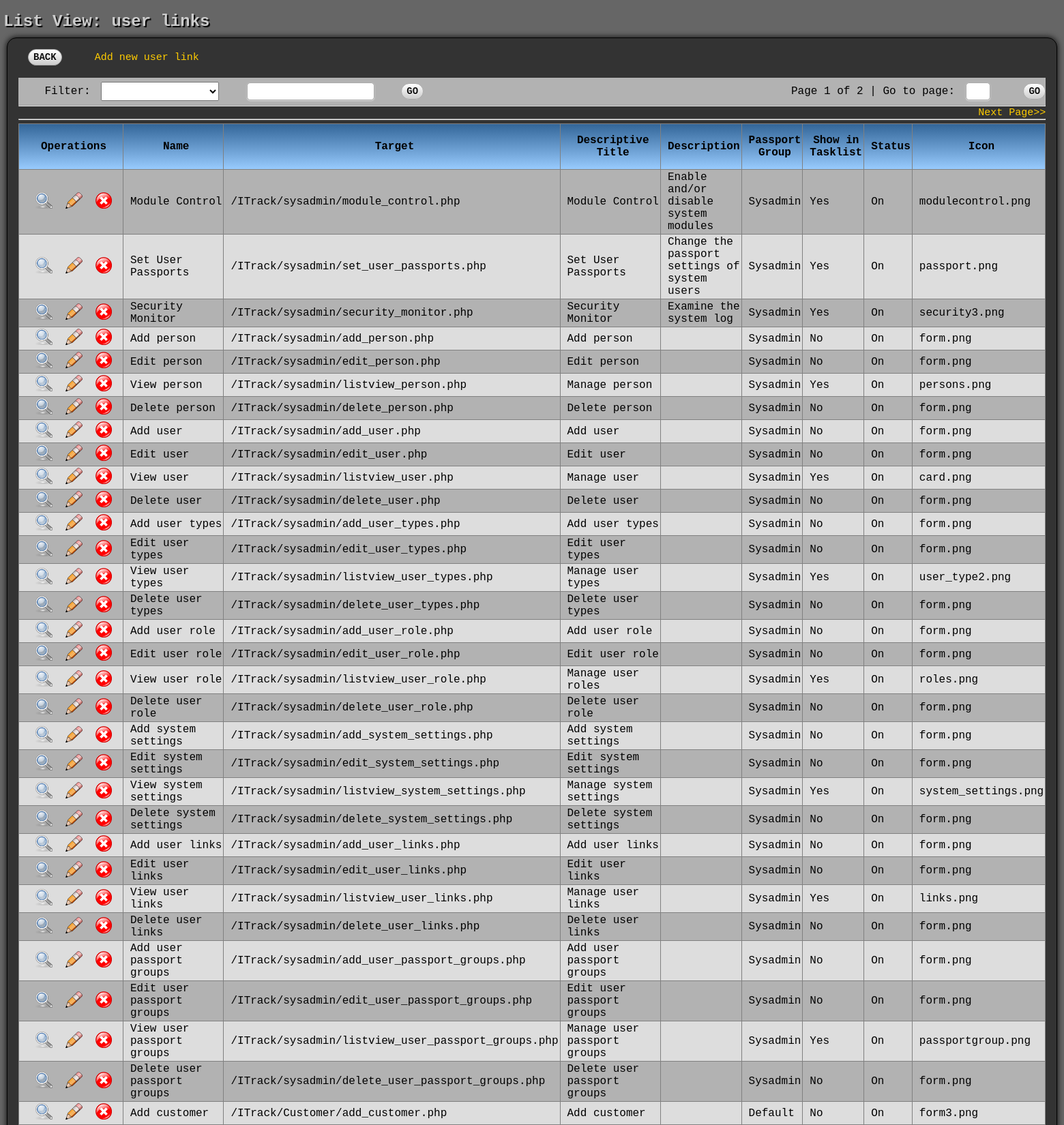
The page /htdocs/ITrack/sysadmin/listview_user_links.php (signed in, upper part) on the database its author committed.
### tables this page shows
CREATE TABLE IF NOT EXISTS `user_links` (
  `link_id` int(11) NOT NULL AUTO_INCREMENT,
  `name` varchar(255) NOT NULL,
  `target` varchar(255) NOT NULL,
  `descriptive_title` varchar(255) NOT NULL,
  `description` text NOT NULL,
  `passport_group_id` int(11) NOT NULL,
  `show_in_tasklist` varchar(255) NOT NULL,
  `status` varchar(255) NOT NULL,
  `icon` varchar(255) NOT NULL,
  PRIMARY KEY (`link_id`)
);

### htdocs/ITrack/core/cobalt_core.php (called while the page is built, shortened)
<?php
function init_cobalt($required_passport=null)
{
    require_once 'data_abstraction_class.php';
    require_once 'html_class.php';
}
function check_link($Link, $user='')
{
    if($user=='') $user = $_SESSION['user'];
    $in_passport=FALSE;
    $data_con = new data_abstraction;
    $data_con->set_fields('link_id, status');
    $data_con->set_table('user_links');
    $data_con->set_where("Name='$Link'");
    if($result = $data_con->make_query())
    {
        $data = $result->fetch_assoc();
        if(is_array($data)) extract($data);
    }
    else die("The query failed while attempting to check the passport: " . $data_con->error);
    if($status=='On')
    {
        $data_con = new data_abstraction;
        $data_con->set_fields('link_id');
        $data_con->set_table('user_passport');
        $data_con->set_where("username='$user' AND link_id='$link_id'");
        if($data_con->make_query())
        {
            $numrows = $data_con->num_rows;
        }
        else die("Failed checking $link_id in passport of $user" . $data_con->error);
        if ($numrows==1) $in_passport=TRUE;
    }
    return $in_passport;
}

### htdocs/ITrack/core/data_abstraction_class.php (called while the page is built, shortened)
<?php
class data_abstraction
{
    var $mysqli='';
    var $db_host='localhost';
    var $db_user='root';
    var $db_pass='';
    var $db_use='itrack';
    var $query='';
    var $connection_exists=FALSE;
    var $tables='';
    var $selected_fields='';
    var $values='';
    var $where_clause='';
    var $limit_clause='';
    var $query_type='SELECT';
    function close_db()
    {
        if($this->mysqli)
        {
            $this->connection_exists = FALSE;
        }
    }
    function connect_db()
    {
        $this->mysqli = new mysqli($this->db_host,$this->db_user,$this->db_pass,$this->db_use);
        $this->connection_exists = TRUE;
        return $this->mysqli;
    }
    function execute_query($query='')
    {
        if($this->connection_exists == FALSE)
        {
            $this->mysqli = $this->connect_DB();
            $this->mysqli->real_query("SET NAMES 'utf8'");
        }
        $this->mysqli->real_query($this->query) or error_handler('Database error.',$this->mysqli->error);
        if($this->query_type == "SELECT")
        {
            $result = $this->mysqli->store_result();
            $this->num_rows = $result->num_rows;
            return $result;
        }
        elseif($this->query_type == "INSERT")
        {
            $this->auto_id = $this->mysqli->insert_id;
            $this->error = $this->mysqli->error;
        }
        else
        {
            $this->affected_rows = $this->mysqli->affected_rows;
        }
    }
    function make_query($execute=TRUE, $log=TRUE)
    {
        $this->query_type = strtoupper($this->query_type);
        $this->query = $this->query_type . ' ';
        switch($this->query_type)
        {
            case "SELECT":	$this->query .=  $this->selected_fields . ' FROM ' . $this->tables;
                            if($this->where_clause != '') $this->query .= ' WHERE ' . $this->where_clause;
                          	if($this->limit_clause != '') $this->query .= ' LIMIT ' . $this->limit_clause;
                            break;
            case "INSERT":	$this->query .= 'INTO ' . $this->tables . '(' .  $this->selected_fields . ') VALUES(' . $this->values . ')';
                            break;
        }
        if($execute)
        {
            $result = $this->execute_query();
        }
        return $result;
    }
    function set_fields($new_fields)
    {
         $this->selected_fields = $new_fields;
    }
    function set_limit($offset, $limit)
    {
        $this->limit_clause = $offset . ', ' . $limit;
    }
    function set_query_type($new_query_type)
    {
        $this->query_type = $new_query_type;
    }
    function set_table($new_table)
    {
        $this->tables = $new_table;
    }
    function set_values($new_values)
    {
        $this->values = $new_values;
    }
    function set_where($new_where_clause)
    {
        $this->where_clause = $new_where_clause;
    }
}
?>

### htdocs/ITrack/core/subclasses/user_links_dd.php (called while the page is built, shortened)
<?php
class user_links_dd
{
    static function load_dictionary()
    {
        return $fields;
    }
    static function load_relationships()
    {
        $relations = array('1'=>array('type'=>'1-1',
                                      'table'=>'user_passport_groups',
                                      'link_parent'=>'passport_group_id',
                                      'link_child'=>'passport_group_id',
                                      'link_subtext'=>array('passport_group'),
                                      'where_clause'=>'')
                          );
        return $relations;
    }
    static function load_subclass_info()
    {
        $subclasses = array('html_file'=>'user_links_html.php',
                            'html_class'=>'user_links_html',
                            'data_file'=>'user_links.php',
                            'data_class'=>'user_links');
        return $subclasses;
    }
}

### htdocs/ITrack/sysadmin/listview_user_links.php (the view, shortened to what this page needs)
<?php
$html = new user_links_html;
$html->get_listview_fields();
$lst_fields = $html->lst_fields;
$arr_fields = $html->arr_fields;
$arr_field_labels = $html->arr_field_labels;
$data_con = new user_links;
$data_con->get_join_clause();
$data_con->set_table($data_con->join_clause);
$data_con->set_fields($lst_fields);
$data_con->make_query();
$total_records = $data_con->num_rows;
require_once 'paged_result_class.php';
$results_per_page = 50;
$pager = new paged_result($total_records, $results_per_page);
$pager->get_page_data($result_pager, $current_page);
$current_page = $pager->current_page;
$data_con->set_limit($pager->offset, $pager->records_per_page);
?>
<fieldset class="container">
<table width="100%" border="0" cellpadding="0" cellspacing="0">
<tr>
    <td align="left" colspan="2">
    <?php
    if(check_link('Add user links')) echo "&nbsp; &nbsp; <a href='add_user_links.php?filter_field_used=$enc_filter_field&filter_used=$enc_filter&page_from=$current_page'>Add new user link</a>";
    ?>
    <br><br>
    </td>
</tr>
<tr class="listRowEven">
    <td align="left">
    &nbsp; &nbsp; Filter:
    </td>
    <td align=right>
    <?php echo $pager->draw_paged_result('onKeyPress="submitenter(this,event)"'); ?>
    </td>
</tr>
<?php echo $pager->draw_nav_links($enc_filter, $enc_filter_field);?>
<tr>
    <td colspan="2">
    <hr>
    </td>
</tr>
</table>
<table border=1 width=100% class="listView">
<tr class="listRowHead">
    <td class="oper_col">Operations</td>
    <?php
    foreach($arr_field_labels as $label)
    {
        echo '<td>' . $label . '</td>';
    }
    ?>
</tr>
<?php
    if($result = $data_con->make_query())
    {
        while($row = $result->fetch_assoc())
        {
            if($a%2 == 0) $class = 'listRowEven';
            else $class = 'listRowOdd';
            $a++;
            extract($row);
            echo "<tr class=$class><td align='center'><a href='detailview_user_links.php?filter_field_used=$enc_filter_field&filter_used=$enc_filter&page_from=$current_page&link_id=$link_id'><img src='../images/view.png' alt='View' title='View'></a>";
            if(check_link('Edit user links')) echo "&nbsp;&nbsp;<a href='edit_user_links.php?filter_field_used=$enc_filter_field&filter_used=$enc_filter&page_from=$current_page&link_id=$link_id'><img src='../images/edit.png' alt='Edit' title='Edit'></a>";
            if(check_link('Delete user links')) echo "&nbsp;&nbsp;<a href='delete_user_links.php?filter_field_used=$enc_filter_field&filter_used=$enc_filter&page_from=$current_page&link_id=$link_id'><img src='../images/delete.png' alt='Delete' title='Delete'></a>";
            echo '</td>';
            foreach($arr_fields as $field)
            {
                if(is_array($field))
                {
                    echo '<td class="listCell">';
                    foreach($field as $subtext)
                    {
                        echo htmlentities($$subtext, ENT_QUOTES) . ' ';
                    }
                    echo '</td>';
                }
                else
                {
                    echo '<td class="listCell">' . htmlentities($$field, ENT_QUOTES) . '</td>';
                }
            }
            echo "</tr>\n";
        }
    }
    else error_handler('Encountered an error while retrieving records.', $data_con->error);
?>
</table>
<?php
echo '</fieldset>';

### htdocs/ITrack/css/cobalt.css (style rules this page uses)
* { padding: 0; margin: 0; }
a:link { font-size: 15px; font-family: "Calibri", "Courier New", monospace, sans, verdana, Arial, Helvetica, sans-serif; text-decoration:none; color: #ffcc00; }
body { background-color: #666666; font-family: "Calibri", "Courier New", monospace, sans, verdana; font-size: 16px; margin-right: 0px; margin-left: 0px; margin-top: 0px; margin-bottom: 0px; text-align: left; }
fieldset { border-radius: 4px; -moz-border-radius: 4px; -webkit-border-radius: 4px; background: #eee; }
fieldset.container { border-radius: 14px; -moz-border-radius: 14px; -webkit-border-radius: 14px; background: #333; border: #000 solid 1px; margin: 10px; padding-top: 1em; padding-left: 1em; padding-right: 1em; padding-bottom: 2em; -moz-box-shadow: 0px 0px 10px #000; -webkit-box-shadow: 0px 0px 10px #000; box-shadow: 0px 0px 10px #000; }
img { border-style: none; }
.listRowEven { background-color: #b2b2b2; }
.listRowHead { background-color: #336699; font-weight: bold; text-align: center; background: -webkit-gradient(linear, left top, left bottom, from(#336699), to(#99ccff)); background: -moz-linear-gradient(top, #336699, #5C85AD); background: -o-linear-gradient(top, #336699, #99ccff); }
.listRowOdd { background-color: #dddddd; }
table { border-collapse: collapse; }
table.listView { margin-top: 5px; margin-bottom: 5px; }
table.listView td { padding: 2px; padding-left: 10px; }
table.listView tr[class=listRowHead] td { padding-top: 15px; padding-bottom: 15px; padding-left: 10px; }
td.oper_col { min-width: 140px; text-align: center; }

### rows shown on the page
user_links: field "Module Control", field "/ITrack/sysadmin/module_control.php", field "Enable and/or disable system modules", subtext "Sysadmin", field "Yes", field "On", field "modulecontrol.png"
user_links: field "Set User Passports", field "/ITrack/sysadmin/set_user_passports.php", field "Change the passport settings of system users", subtext "Sysadmin", field "Yes", field "On", field "passport.png"
user_links: field "Security Monitor", field "/ITrack/sysadmin/security_monitor.php", field "Examine the system log", subtext "Sysadmin", field "Yes", field "On", field "security3.png"
user_links: field "Add person", field "/ITrack/sysadmin/add_person.php", subtext "Sysadmin", field "No", field "On", field "form.png"
user_links: field "Edit person", field "/ITrack/sysadmin/edit_person.php", subtext "Sysadmin", field "No", field "On", field "form.png"
user_links: field "View person", field "/ITrack/sysadmin/listview_person.php", field "Manage person", subtext "Sysadmin", field "Yes", field "On", field "persons.png"
user_links: field "Delete person", field "/ITrack/sysadmin/delete_person.php", subtext "Sysadmin", field "No", field "On", field "form.png"
user_links: field "Add user", field "/ITrack/sysadmin/add_user.php", subtext "Sysadmin", field "No", field "On", field "form.png"
user_links: field "Edit user", field "/ITrack/sysadmin/edit_user.php", subtext "Sysadmin", field "No", field "On", field "form.png"
user_links: field "View user", field "/ITrack/sysadmin/listview_user.php", field "Manage user", subtext "Sysadmin", field "Yes", field "On", field "card.png"
user_links: field "Delete user", field "/ITrack/sysadmin/delete_user.php", subtext "Sysadmin", field "No", field "On", field "form.png"
user_links: field "Add user types", field "/ITrack/sysadmin/add_user_types.php", subtext "Sysadmin", field "No", field "On", field "form.png"
user_links: field "Edit user types", field "/ITrack/sysadmin/edit_user_types.php", subtext "Sysadmin", field "No", field "On", field "form.png"
user_links: field "View user types", field "/ITrack/sysadmin/listview_user_types.php", field "Manage user types", subtext "Sysadmin", field "Yes", field "On", field "user_type2.png"
user_links: field "Delete user types", field "/ITrack/sysadmin/delete_user_types.php", subtext "Sysadmin", field "No", field "On", field "form.png"
user_links: field "Add user role", field "/ITrack/sysadmin/add_user_role.php", subtext "Sysadmin", field "No", field "On", field "form.png"
user_links: field "Edit user role", field "/ITrack/sysadmin/edit_user_role.php", subtext "Sysadmin", field "No", field "On", field "form.png"
user_links: field "View user role", field "/ITrack/sysadmin/listview_user_role.php", field "Manage user roles", subtext "Sysadmin", field "Yes", field "On", field "roles.png"
user_links: field "Delete user role", field "/ITrack/sysadmin/delete_user_role.php", subtext "Sysadmin", field "No", field "On", field "form.png"
user_links: field "Add system settings", field "/ITrack/sysadmin/add_system_settings.php", subtext "Sysadmin", field "No", field "On", field "form.png"
user_links: field "Edit system settings", field "/ITrack/sysadmin/edit_system_settings.php", subtext "Sysadmin", field "No", field "On", field "form.png"
user_links: field "View system settings", field "/ITrack/sysadmin/listview_system_settings.php", field "Manage system settings", subtext "Sysadmin", field "Yes", field "On", field "system_settings.png"
user_links: field "Delete system settings", field "/ITrack/sysadmin/delete_system_settings.php", subtext "Sysadmin", field "No", field "On", field "form.png"
user_links: field "Add user links", field "/ITrack/sysadmin/add_user_links.php", subtext "Sysadmin", field "No", field "On", field "form.png"
user_links: field "Edit user links", field "/ITrack/sysadmin/edit_user_links.php", subtext "Sysadmin", field "No", field "On", field "form.png"
user_links: field "View user links", field "/ITrack/sysadmin/listview_user_links.php", field "Manage user links", subtext "Sysadmin", field "Yes", field "On", field "links.png"
user_links: field "Delete user links", field "/ITrack/sysadmin/delete_user_links.php", subtext "Sysadmin", field "No", field "On", field "form.png"
user_links: field "Add user passport groups", field "/ITrack/sysadmin/add_user_passport_groups.php", subtext "Sysadmin", field "No", field "On", field "form.png"
user_links: field "Edit user passport groups", field "/ITrack/sysadmin/edit_user_passport_groups.php", subtext "Sysadmin", field "No", field "On", field "form.png"
user_links: field "View user passport groups", field "/ITrack/sysadmin/listview_user_passport_groups.php", field "Manage user passport groups", subtext "Sysadmin", field "Yes", field "On", field "passportgroup.png"
user_links: field "Delete user passport groups", field "/ITrack/sysadmin/delete_user_passport_groups.php", subtext "Sysadmin", field "No", field "On", field "form.png"
user_links: field "Add customer", field "/ITrack/Customer/add_customer.php", subtext "Default", field "No", field "On", field "form3.png"

### other values the page prints
$title "List View: user links"
$this->current_page "1"
$this->total_pages "2"
$label "Name"
$label "Target"
$label "Descriptive Title"
$label "Description"
$label "Passport Group"
$label "Show in Tasklist"
$label "Status"
$label "Icon"
